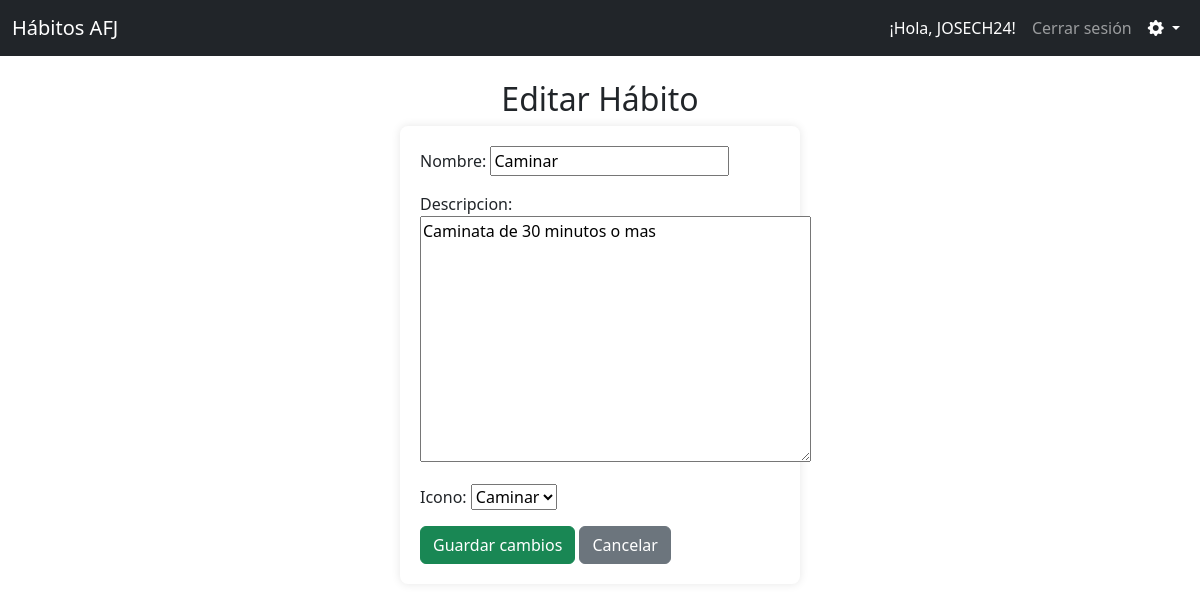
The page /habitos/habitos/editar/9/ (signed in) on the database its author committed.
### habitos/models.py (models this page shows, shortened)
class Habito(models.Model):
    usuario = models.ForeignKey(User, on_delete=models.CASCADE)
    nombre = models.CharField(max_length=100)
    descripcion = models.TextField(blank=True, null=True)
    icono = models.ForeignKey('Icono', on_delete=models.SET_NULL, null=True, blank=True)
    fecha_creacion = models.DateTimeField(auto_now_add=True)

class Icono(models.Model):
    nombre = models.CharField(max_length=100)
    imagen = models.ImageField(upload_to='iconos/')
    usuario = models.ForeignKey(User, on_delete=models.CASCADE)
    class Meta:
        unique_together = ('nombre', 'usuario')  # <- esto evita duplicados por usuario
    def __str__(self):
        return self.nombre

### habitos/views.py (the view)
# urls.py: path('habitos/editar/<int:habito_id>/', views.editar_habito, name='editar_habito'),
@never_cache
@login_required
def editar_habito(request, habito_id):
    habito = get_object_or_404(Habito, id=habito_id, usuario=request.user)
    if request.method == 'POST':
        form = HabitoForm(request.POST, instance=habito, usuario=request.user)
        if form.is_valid():
            form.save()
            return redirect('lista_habitos')
    else:
        form = HabitoForm(instance=habito, usuario=request.user)
    return render(request, 'habitos/editar_habito.html', {'form': form, 'habito': habito})

### habitos/forms.py
class HabitoForm(forms.ModelForm):
    class Meta:
        model = Habito
        fields = ['nombre', 'descripcion', 'icono']
    def __init__(self, *args, **kwargs):
        usuario = kwargs.pop('usuario', None)
        super().__init__(*args, **kwargs)
        if usuario:
            self.fields['icono'].queryset = Icono.objects.filter(usuario=usuario)

### habitos/templates/habitos/editar_habito.html (shortened to what this page needs)
{% extends 'base.html' %}
{% load static %}
{% block content %}
<div class="container mt-4">
    <h2 class="titulo-centrado">Editar Hábito</h2>
    <form method="post">
        {{ form.as_p }}
        <button type="submit" class="btn btn-success">Guardar cambios</button>
        <a href="{% url 'lista_habitos' %}" class="btn btn-secondary">Cancelar</a>
    </form>
</div>
{% endblock %}

### habitos/templates/base.html (shortened to what this page needs)
{% load static %}
<!DOCTYPE html>
<html lang="es">
<head>
    <link rel="stylesheet" href="{% static 'habitos/css/estilos.css' %}">
    <link rel="stylesheet" href="https://cdn.jsdelivr.net/npm/bootstrap@5.3.0/dist/css/bootstrap.min.css">
    <link rel="stylesheet" href="https://cdn.jsdelivr.net/npm/bootstrap-icons@1.10.5/font/bootstrap-icons.css">
</head>
<body>
    <nav class="navbar navbar-expand-lg navbar-dark bg-dark">
        <div class="container-fluid">
            <a class="navbar-brand" href="{% url 'inicio' %}">Hábitos AFJ</a>
            <div class="collapse navbar-collapse justify-content-end" id="navbarNav">
                <ul class="navbar-nav">
                    {% if user.is_authenticated %}
                        <li class="nav-item">
                            <span class="nav-link disabled text-white">
                                ¡Hola, {{ user.username }}!
                            </span>
                        </li>
                        <li class="nav-item">
                            <a class="nav-link" href="#" onclick="event.preventDefault(); document.getElementById('logout-form').submit();">
                                Cerrar sesión
                            </a>
                        </li>
                        <li class="nav-item dropdown">
                            <a class="nav-link dropdown-toggle text-white" href="#" id="configuracionDropdown" role="button" data-bs-toggle="dropdown" aria-expanded="false">
                                <i class="bi bi-gear-fill"></i>
                            </a>
                        </li>
                    {% endif %}
                </ul>
            </div>
        </div>
    </nav>
    <div class="container mt-4">
        {% block content %}
        {% endblock %}
    </div>
</body>
</html>

### habitos/static/habitos/css/estilos.css (style rules this page uses)
body { font-family: Arial, sans-serif; background-color: #f0f8ff; margin: 20px; }
form { background: white; padding: 20px; border-radius: 8px; max-width: 400px; margin: auto; box-shadow: 0 0 10px rgba(0,0,0,0.1); }
button { background-color: #4CAF50; color: white; border: none; padding: 10px 15px; cursor: pointer; border-radius: 4px; }
.titulo-centrado { text-align: center; }

### rows shown on the page
Habito: nombre "Caminar", descripcion "Caminata de 30 minutos o mas", icono "Caminar"

### other values the page prints
{{ user.username }} "JOSECH24"
